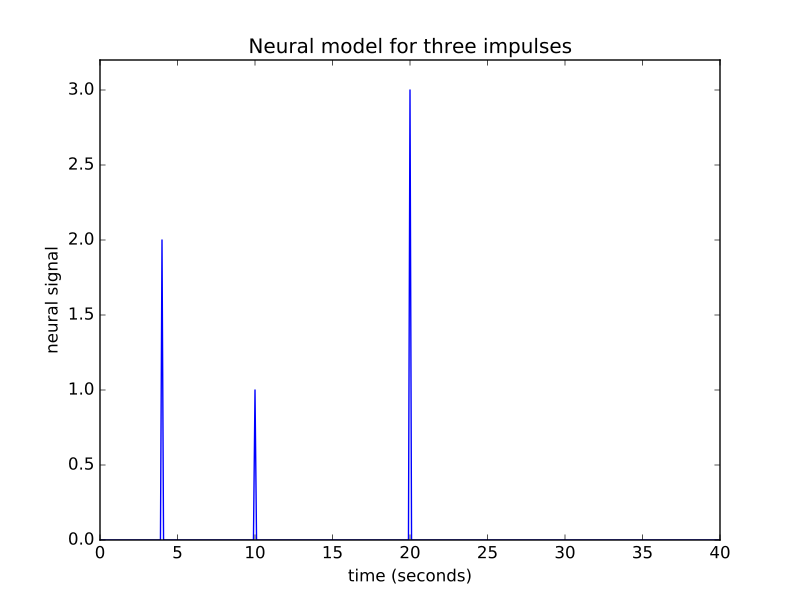

Python code for this plot:
neural_signal[i_time_4] = 2  # An impulse with amplitude 2
i_time_10 = np.where(times == 10)[0]  # index of value 10 in "times"
neural_signal[i_time_10] = 1  # An impulse with amplitude 1
i_time_20 = np.where(times == 20)[0]  # index of value 20 in "times"
neural_signal[i_time_20] = 3  # An impulse with amplitude 3
plt.plot(times, neural_signal)
# [...]
plt.xlabel('time (seconds)')
# <...>
plt.ylabel('neural signal')
# <...>
plt.ylim(0, 3.2)
# (...)
plt.title('Neural model for three impulses')
# <...>
